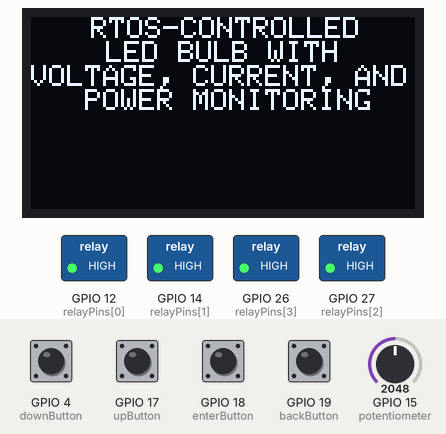
The sketch below on a simulated ESP32. Shown: 128×64 one-colour display, switched loads named in the sketch (green lamp = pin HIGH). Inputs (shaded band) come from the test bench; at power-on: GPIO 4 (downButton), GPIO 17 (upButton), GPIO 18 (enterButton), GPIO 19 (backButton) HIGH, GPIO 15 (potentiometer) = 2048. The local clock reads 2024-03-15 10:24:30 at power-on unless the sketch sets it; EEPROM starts erased; what the sketch prints to the serial monitor is not drawn.

Above: at 0.8 s.
0.9 s: GPIO 18 (enterButton) pulled LOW for 1 s
At 1.9 s:
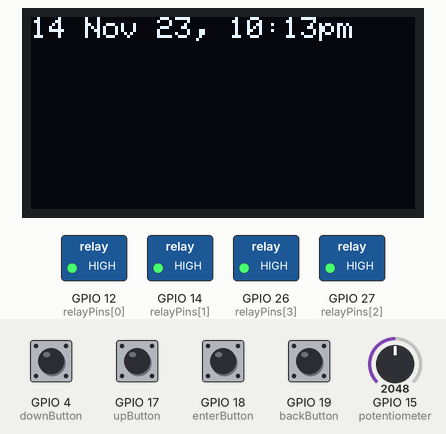
3.4 s: GPIO 19 (backButton) pulled LOW for 0.15 s
At 3.9 s:
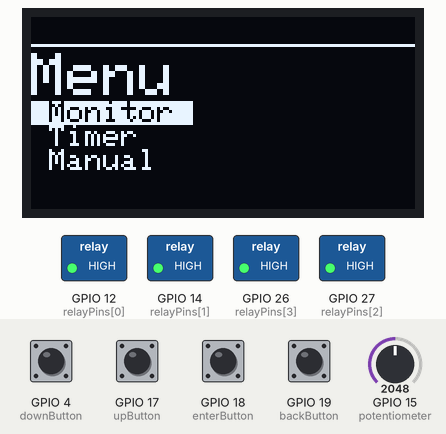
5.0 s: GPIO 4 (downButton) pulled LOW for 1 s
At 6.5 s:
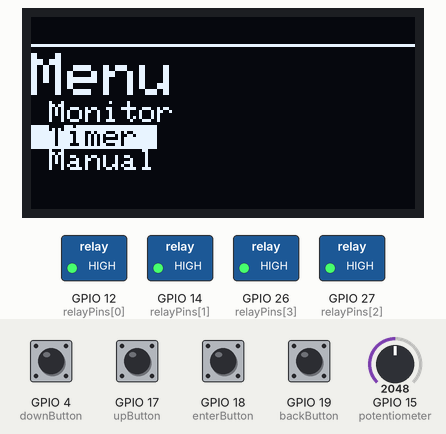
7.5 s: GPIO 4 (downButton) pulled LOW for 0.15 s
At 8.0 s:
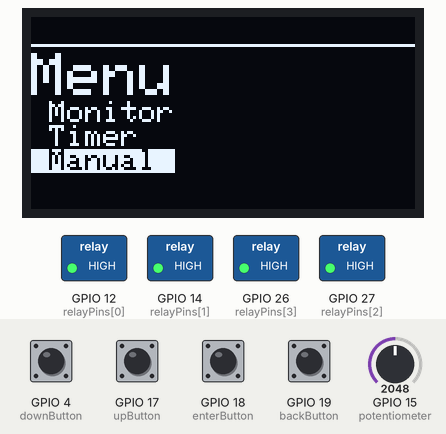
9.1 s: GPIO 18 (enterButton) pulled LOW for 0.15 s
At 10.3 s:
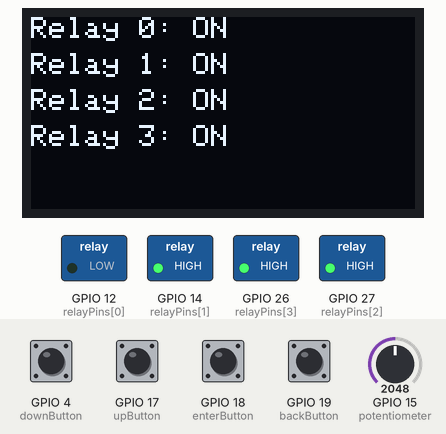
10.7 s: GPIO 19 (backButton) pulled LOW for 1 s
At 11.2 s:
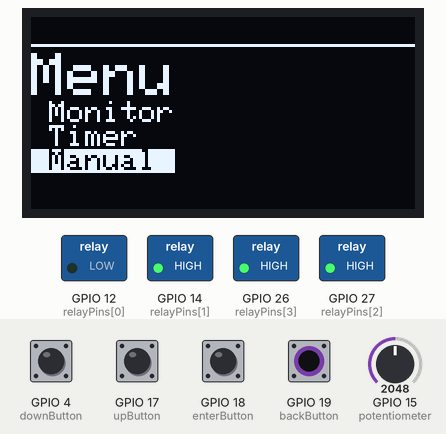
Timing chart, 0 to 13.7 s (numbered marks = the images above; inputs shaded):
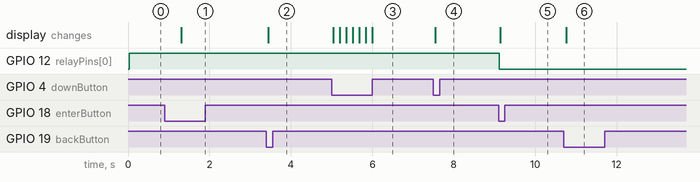

Measured:
- after the input at 0.9 s, the display: changes after 0.40 s (image 1)
- after the input at 3.4 s, the display: changes after 0.05 s (image 2)
- after the input at 5.0 s, the display: changes at once (image 3)
- after the input at 7.5 s, the display: changes at once (image 4)
- after the input at 9.1 s, GPIO 12 (relayPins[0]): HIGH → LOW at once; the display: changes at once (image 5)
- after the input at 10.7 s, the display: changes after 0.06 s (image 6)

The sketch:

main.ino
```cpp
#include <Arduino.h>
#include <Wire.h>
#include <Adafruit_GFX.h>
#include <Adafruit_SH110X.h>
#include <DS3231.h>
#include <EEPROM.h>

DS3231 clocks;
RTCDateTime dt;

#define i2c_Address 0x3c  // Initialize with the I2C addr 0x3C,
#define SCREEN_WIDTH 128  // OLED display width, in pixels
#define SCREEN_HEIGHT 64  // OLED display height, in pixels
#define OLED_RESET -1     // QT-PY / XIAO

#define upButton 17
#define downButton 4
#define enterButton 18
#define backButton 19

#define potentiometer 15

unsigned long lastButtonPressTime = 0;
const unsigned long buttonPressInterval = 150;
bool buttonPressed = false;

Adafruit_SH1106G display = Adafruit_SH1106G(SCREEN_WIDTH, SCREEN_HEIGHT, &Wire, OLED_RESET);

int selected = 0;
int entered = -1;
int lastSelectedRelay = 0;  // Add a variable to store the last selected relay

int selectedRelay = 0;
int relayState[4] = { LOW, LOW, LOW, LOW };  // Assuming 4 relays connected
int relayPins[4] = { 12, 14, 27, 26 };       // Assuming 4 digital pins connected to the relays
int lastSavedState[4];                       // Store the last saved state of relays

void setup() {
  Serial.begin(9600);

  clocks.begin();
  clocks.setDateTime(__DATE__, __TIME__);
  // Initialize DS3231
  Serial.print("Initializing DS3231");

  display.begin(i2c_Address, true);    // Address 0x3C default
  display.clearDisplay();              // Clear the display
  display.setTextSize(1);              // Set text size
  display.setTextColor(SH110X_WHITE);  // Set text color
  ;
  pinMode(upButton, INPUT_PULLUP);
  pinMode(downButton, INPUT_PULLUP);
  pinMode(enterButton, INPUT_PULLUP);
  pinMode(backButton, INPUT_PULLUP);

  int selectButtonState;

  for (int i = 0; i < 4; i++) {
    pinMode(relayPins[i], OUTPUT);
  }

  for (int i = 0; i < 4; i++) {
    lastSavedState[i] = EEPROM.read(i);         // Read from EEPROM
    relayState[i] = lastSavedState[i];          // Set relay state to last saved state
    digitalWrite(relayPins[i], relayState[i]);  // Set relay state
  }
  while (true) {
    selectButtonState = digitalRead(enterButton);
    display.setCursor(20, 0);
    display.println("RTOS-CONTROLLED");
    display.setCursor(25, 8);
    display.println("LED BULB WITH");
    display.setCursor(0, 16);
    display.println("VOLTAGE, CURRENT, AND");
    display.setCursor(18, 24);
    display.println("POWER MONITORING");
    display.display();       // Show the display buffer on the hardware
    display.clearDisplay();  // Clear the display before moving to time display
    if (selectButtonState == LOW) {
      break;
    }
  }
  delay(350);
}

void loop() {
  dt = clocks.getDateTime();

  int down = digitalRead(upButton);
  int up = digitalRead(downButton);
  int enter = digitalRead(enterButton);
  int back = digitalRead(backButton);

  unsigned long currentMillis = millis();

  if (currentMillis - lastButtonPressTime >= buttonPressInterval) {
    if (up == LOW) {
      selected = (selected + 1) % 3;  // Wrap around to 0 after reaching the last option
      lastButtonPressTime = currentMillis;
    }

    if (down == LOW) {
      selected = (selected - 1 + 3) % 3;  // Ensure positive index, wrap around to 2 if negative
      lastButtonPressTime = currentMillis;
    }
  }

  if (enter == LOW) {
    entered = selected;
  }

  if (back == LOW) {
    entered = -1;
  };

  const char *options[3] = {
    " Monitor ",
    " Timer ",
    " Manual ",
  };

  if (entered == -1) {
    display.clearDisplay();
    display.setTextSize(2);
    display.setTextColor(SH110X_WHITE);
    display.setCursor(0, 12);
    display.println(F("Menu"));
    display.setTextSize(1);
    display.drawLine(0, 9, 128, 9, SH110X_WHITE);

    for (int i = 0; i < 3; i++) {
      if (i == selected) {
        display.setTextColor(SH110X_BLACK, SH110X_WHITE);
        display.println(options[i]);
      } else if (i != selected) {
        display.setTextColor(SH110X_WHITE);
        display.println(options[i]);
      }
    }
  } else if (entered == 0) {  // Update time every 10 seconds
    timeDisplay();
  } else if (entered == 1) {
    // Add code for Timer option here
  } else if (entered == 2) {
    relayControl();  // Continuous relay control even outside manual control section
  }
  display.display();
}

void timeDisplay() {

  Serial.println(clocks.dateFormat("d M y, h:ia", dt));
  display.setTextColor(SH110X_WHITE);
  // Clear the display before updating
  display.clearDisplay();
  display.setCursor(0, 0);
  display.print(clocks.dateFormat("d M y, h:ia", dt));
  display.display();
}

void toggleRelay(int relay) {
  if (relay >= 0 && relay < 4) {
    relayState[relay] = !relayState[relay];

    // Write to EEPROM immediately after toggling the relay state
    lastSavedState[relay] = relayState[relay];  // Update last saved state
    EEPROM.write(relay, relayState[relay]);     // Write to EEPROM
    EEPROM.commit();                            // Commit changes to EEPROM

    digitalWrite(relayPins[relay], relayState[relay]);  // Set relay state
  }
}

// Function to handle relay control
void relayControl() {
  int enter = digitalRead(enterButton);

  unsigned long currentMillis = millis();

  if (currentMillis - lastButtonPressTime >= buttonPressInterval) {
    if (enter == LOW && !buttonPressed) {
      // Toggle the state of the selected relay
      toggleRelay(selectedRelay);
      buttonPressed = true;
    }
    lastButtonPressTime = currentMillis;
  }

  if (enter == HIGH && buttonPressed) {
    // Reset buttonPressed flag after button released
    buttonPressed = false;
  }

  int potValue = analogRead(potentiometer);
  int newSelectedRelay = map(potValue, 0, 1023, 0, 3);  // Map potentiometer value to selected relay index

  if (entered == 2) {  // Only update selectedRelay if in the manual control section
    selectedRelay = newSelectedRelay;
  }

  const char *relayNames[4] = {
    "Relay 0",
    "Relay 1",
    "Relay 2",
    "Relay 3"
  };

  display.clearDisplay();
  display.setTextSize(1);
  display.setTextColor(SH110X_WHITE);

  for (int i = 0; i < 4; i++) {
    display.setCursor(0, 12 * i);
    if (i == selectedRelay) {
      display.setTextColor(SH110X_BLACK, SH110X_WHITE);
    } else {
      display.setTextColor(SH110X_WHITE);
    }
    display.print(relayNames[i]);
    display.print(": ");
    display.println(relayState[i] == HIGH ? "OFF" : "ON");

    // Set the state of the digital pin based on the relay state
    digitalWrite(relayPins[i], relayState[i]);
  }

  display.display();
}
```
